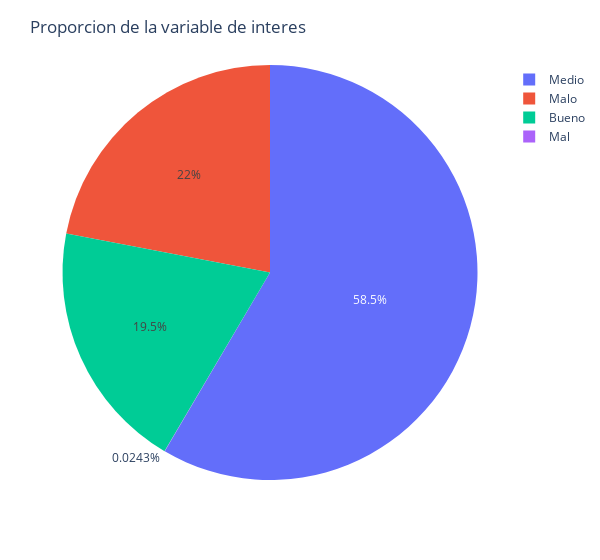

This figure's notebook cell:
### Code cell
import plotly.express as px

target_ratio = df["RIESGO"].value_counts().to_dict()
fig = px.pie(
    names=["Medio", "Malo","Bueno","Mal"],
    values=list(target_ratio.values()),
    title="Proporcion de la variable de interes",
    width=1000,
)

fig.update_layout(
    width=600,
    margin={"t": 65, "l": 40,'r':10},
    template="plotly_white",
)
fig.show()

pio.write_image(fig, 
                'report\img/target_prop.png',
                scale=2)

### Figure 1 — Plotly figure (JSON) as saved in the notebook; plotly's stock layout.template omitted (floating-point values rounded to 4 significant figures)
{"data": [{"domain": {"x": [0, 1], "y": [0, 1]}, "hovertemplate": "label=%{label}<br>value=%{value}<extra></extra>", "labels": ["Medio", "Malo", "Bueno", "Mal"], "legendgroup": "", "name": "", "showlegend": true, "type": "pie", "values": [2407, 905, 804, 1]}], "layout": {"legend": {"tracegroupgap": 0}, "margin": {"l": 40, "r": 10, "t": 65}, "title": {"text": "Proporcion de la variable de interes"}, "width": 600}}
